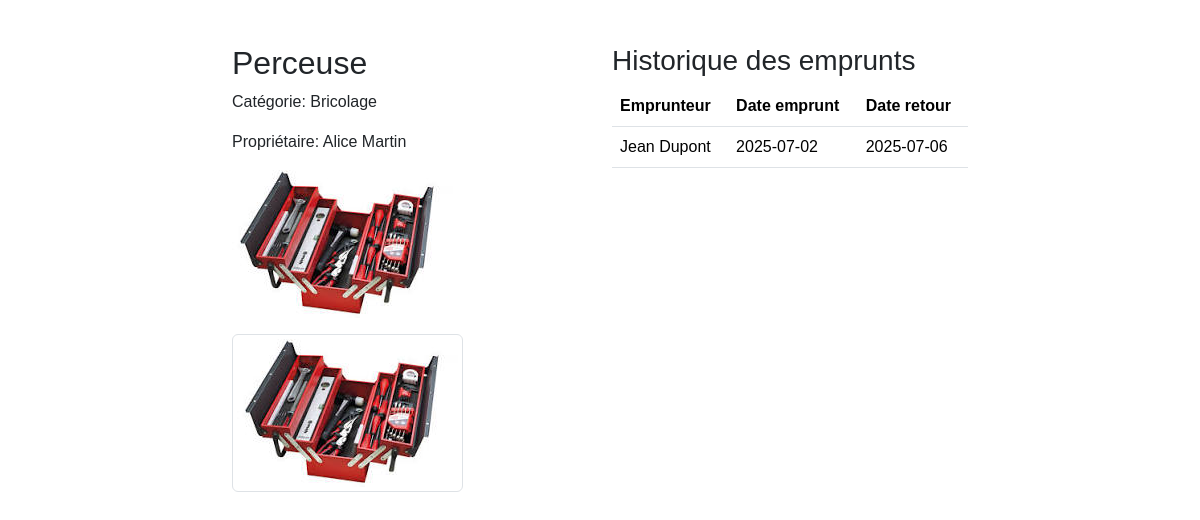
/page/fiche_objet.php?id=3, run on the app's committed database.
### tables this page shows
CREATE TABLE objet (
    id_objet INT AUTO_INCREMENT PRIMARY KEY,
    nom_objet VARCHAR(100),
    id_categorie INT,
    id_membre INT,
    FOREIGN KEY (id_categorie) REFERENCES categorie_objet(id_categorie),
    FOREIGN KEY (id_membre) REFERENCES membre(id_membre)
);

CREATE TABLE categorie_objet (
    id_categorie INT AUTO_INCREMENT PRIMARY KEY,
    nom_categorie VARCHAR(100)
);

CREATE TABLE membre (
    id_membre INT AUTO_INCREMENT PRIMARY KEY,
    nom VARCHAR(100),
    date_naissance DATE,
    genre ENUM('Homme', 'Femme', 'Autre'),
    email VARCHAR(100),
    ville VARCHAR(100),
    mdp VARCHAR(255),
    image_profil VARCHAR(100)
);

CREATE TABLE images_objet (
    id_image INT AUTO_INCREMENT PRIMARY KEY,
    id_objet INT,
    nom_image VARCHAR(100),
    FOREIGN KEY (id_objet) REFERENCES objet(id_objet)
);

CREATE TABLE emprunt (
    id_emprunt INT AUTO_INCREMENT PRIMARY KEY,
    id_objet INT,
    id_membre INT,
    date_emprunt DATE,
    date_retour DATE,
    FOREIGN KEY (id_objet) REFERENCES objet(id_objet),
    FOREIGN KEY (id_membre) REFERENCES membre(id_membre)
);

### inc/function.php (called while the page is built, shortened)
<?php
function dbconnect() {
    try {
        $pdo = new PDO('mysql:host=localhost;dbname=emprunt_objet', 'root', '');
        $pdo->setAttribute(PDO::ATTR_ERRMODE, PDO::ERRMODE_EXCEPTION);
        return $pdo;
    } catch (PDOException $e) {
        die("Erreur de connexion : " . $e->getMessage());
    }
}
function getFicheObjet($id_objet) {
    $pdo = dbconnect();
    $stmt = $pdo->prepare("SELECT o.*, c.nom_categorie, m.nom AS nom_membre FROM objet o
                           JOIN categorie_objet c ON o.id_categorie = c.id_categorie
                           JOIN membre m ON o.id_membre = m.id_membre
                           WHERE o.id_objet=?");
    $stmt->execute([$id_objet]);
    return $stmt->fetch(PDO::FETCH_ASSOC);
}
function getImagesObjet($id_objet) {
    $pdo = dbconnect();
    $stmt = $pdo->prepare("SELECT * FROM images_objet WHERE id_objet=?");
    $stmt->execute([$id_objet]);
    return $stmt->fetchAll(PDO::FETCH_ASSOC);
}
function getHistoriqueEmprunts($id_objet) {
    $pdo = dbconnect();
    $stmt = $pdo->prepare("SELECT e.*, m.nom AS nom_membre FROM emprunt e
                           JOIN membre m ON e.id_membre = m.id_membre
                           WHERE e.id_objet=? ORDER BY e.date_emprunt DESC");
    $stmt->execute([$id_objet]);
    return $stmt->fetchAll(PDO::FETCH_ASSOC);
}
?>

### page/fiche_objet.php (the view, shortened to what this page needs)
<?php
include('../inc/function.php');
$id_objet = $_GET['id'] ?? 0;
$objet = getFicheObjet($id_objet);
$images = getImagesObjet($id_objet);
$historique = getHistoriqueEmprunts($id_objet);
?>
<!DOCTYPE html>
<html lang="fr">
<head>
    <link href="../assets/css/bootstrap.min.css" rel="stylesheet">
    <link href="../assets/css/style.css" rel="stylesheet">
</head>
<body>
<div class="container mt-4">
    <div class="row">
        <div class="col-md-6">
            <h2><?= htmlspecialchars($objet['nom_objet']) ?></h2>
            <p>Catégorie: <?= htmlspecialchars($objet['nom_categorie']) ?></p>
            <p>Propriétaire: <?= htmlspecialchars($objet['nom_membre']) ?></p>
            <div class="mb-4">
                <?php if (!empty($images)): ?>
                    <img src="../assets/image/<?= htmlspecialchars($images[0]['nom_image']) ?>" class="img-main img-fluid mb-3" alt="Image principale">
                    <div class="gallery d-flex flex-wrap gap-2">
                        <?php foreach ($images as $image): ?>
                            <img src="../assets/image/<?= htmlspecialchars($image['nom_image']) ?>" class="gallery-img img-thumbnail">
                        <?php endforeach; ?>
                    </div>
                <?php else: ?>
                    <img src="../assets/image/default.jpg" class="img-main img-fluid" alt="Image par défaut">
                <?php endif; ?>
            </div>
        </div>
        <div class="col-md-6">
            <h3>Historique des emprunts</h3>
            <?php if (!empty($historique)): ?>
                <table class="table">
                    <thead>
                        <tr>
                            <th>Emprunteur</th>
                            <th>Date emprunt</th>
                            <th>Date retour</th>
                        </tr>
                    </thead>
                    <tbody>
                        <?php foreach ($historique as $emprunt): ?>
                            <tr>
                                <td><?= htmlspecialchars($emprunt['nom_membre']) ?></td>
                                <td><?= htmlspecialchars($emprunt['date_emprunt']) ?></td>
                                <td><?= htmlspecialchars($emprunt['date_retour']) ?></td>
                            </tr>
                        <?php endforeach; ?>
                    </tbody>
                </table>
            <?php else: ?>
                <p>Aucun emprunt enregistré pour cet objet.</p>
            <?php endif; ?>
        </div>
    </div>
</div>
</body>
</html>

### assets/css/style.css (style rules this page uses)
body { font-family: Arial, sans-serif; max-width: 800px; margin: 0 auto; padding: 20px; }

### data on the page
objet: nom_objet "Perceuse", id_categorie.nom_categorie "Bricolage", id_membre.nom "Alice Martin"
images_objet: nom_image (picture)
emprunt: id_membre.nom "Jean Dupont", date_emprunt "2025-07-02", date_retour "2025-07-06"
